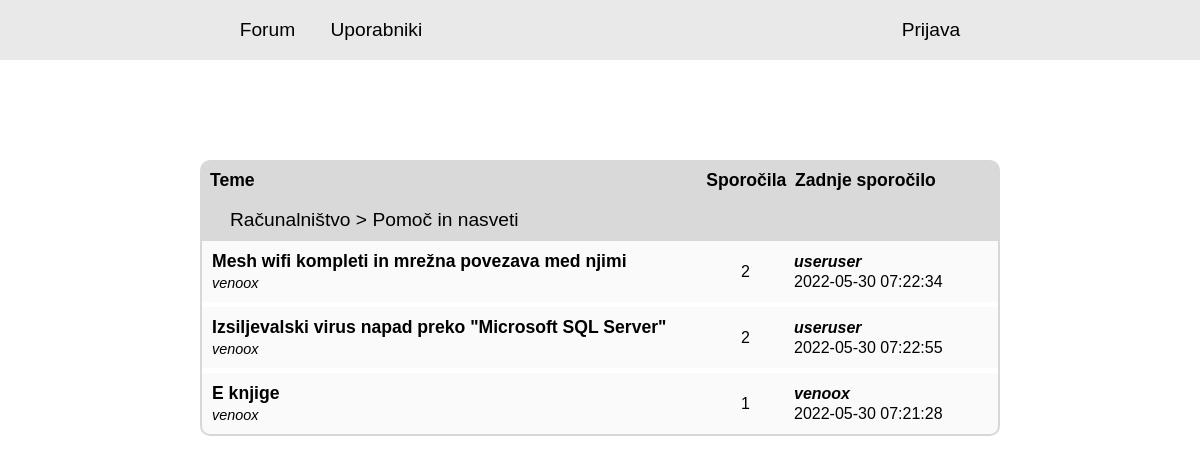
/code/index.php/forum/category?id=5, run on the app's committed database.
### tables this page shows
CREATE TABLE `category` (
  `id` int(11) NOT NULL AUTO_INCREMENT,
  `title` text NOT NULL,
  `description` text DEFAULT NULL,
  `parent_category` int(11) DEFAULT NULL,
  PRIMARY KEY (`id`),
  KEY `parent_category` (`parent_category`),
  CONSTRAINT `category_ibfk_1` FOREIGN KEY (`parent_category`) REFERENCES `category` (`id`)
);

CREATE TABLE `thread` (
  `id` int(11) NOT NULL AUTO_INCREMENT,
  `title` text NOT NULL,
  `description` text DEFAULT NULL,
  `category` int(11) NOT NULL,
  `created_timestamp` timestamp NOT NULL DEFAULT current_timestamp(),
  `original_poster` int(11) NOT NULL,
  `locked` int(11) NOT NULL DEFAULT 0,
  PRIMARY KEY (`id`),
  KEY `category` (`category`),
  KEY `original_poster` (`original_poster`),
  CONSTRAINT `thread_ibfk_1` FOREIGN KEY (`category`) REFERENCES `category` (`id`),
  CONSTRAINT `thread_ibfk_2` FOREIGN KEY (`original_poster`) REFERENCES `user` (`id`)
);

CREATE TABLE `user` (
  `id` int(11) NOT NULL AUTO_INCREMENT,
  `username` varchar(50) NOT NULL,
  `email` varchar(50) NOT NULL,
  `password` varchar(64) NOT NULL,
  `role` int(11) NOT NULL,
  `bio` text DEFAULT NULL,
  `profile_picture` text NOT NULL DEFAULT 'assets/profile_pictures/default.png',
  `country` int(11) NOT NULL,
  `joined_at` timestamp NOT NULL DEFAULT current_timestamp(),
  `last_active` timestamp NOT NULL DEFAULT current_timestamp(),
  PRIMARY KEY (`id`),
  UNIQUE KEY `username` (`username`),
  UNIQUE KEY `email` (`email`),
  KEY `role` (`role`),
  KEY `country` (`country`),
  CONSTRAINT `user_ibfk_2` FOREIGN KEY (`role`) REFERENCES `role` (`id`),
  CONSTRAINT `user_ibfk_3` FOREIGN KEY (`country`) REFERENCES `country` (`id`)
);

CREATE TABLE `post` (
  `id` int(11) NOT NULL AUTO_INCREMENT,
  `thread` int(11) NOT NULL,
  `user` int(11) NOT NULL,
  `content` text NOT NULL,
  `created_timestamp` timestamp NOT NULL DEFAULT current_timestamp(),
  `modified_timestamp` timestamp NOT NULL DEFAULT '0000-00-00 00:00:00' ON UPDATE current_timestamp(),
  PRIMARY KEY (`id`),
  KEY `thread` (`thread`),
  KEY `user` (`user`),
  CONSTRAINT `post_ibfk_1` FOREIGN KEY (`thread`) REFERENCES `thread` (`id`),
  CONSTRAINT `post_ibfk_2` FOREIGN KEY (`user`) REFERENCES `user` (`id`)
);

### code/controller/ForumController.php (called while the page is built, shortened)
<?php
require_once("model/ThreadDB.php");
class ForumController {
    public static function category($id = null) {
        $id = isset($_GET["id"]) ? intval($_GET["id"]) : $id;
        $subcategory = CategoryDB::get($id);
        $category = CategoryDB::get($subcategory["parent_category"]);
        $threads = ThreadDB::getWhere(["category" => $id]);
        foreach ($threads as $key => $thread) {
            $threads[$key]["author"] = UserDB::get($thread["original_poster"]);
            $threads[$key]["postCount"] = ThreadDB::postCount($thread["id"]);
            $threads[$key]["lastPost"] = ThreadDB::lastPost($thread["id"]);
        }
        $vars = [
            "category" => $category,
            "subcategory" => $subcategory,
            "threads" => $threads
        ];
        ViewHelper::render("view/forum-category.php", $vars);
    }
}

### code/model/CRUD.php (called while the page is built, shortened)
<?php
abstract class CRUD {
    public static $table_name = "";
    public static $table_columns = [];
    public static function get($id) {
        $db = DBInit::getInstance();
        $table_name = static::$table_name;
        $statement = $db->prepare("SELECT * FROM $table_name WHERE id = :id");
        $statement->bindParam(":id", $id, PDO::PARAM_INT);
        $statement->execute();
        $item = $statement->fetch(PDO::FETCH_ASSOC);
        if ($item != null) {
            return $item;
        } else {
            throw new InvalidArgumentException("No record with id $id");
        }
    }
    public static function getWhere($values) {
        $db = DBInit::getInstance();
        $table_name = static::$table_name;
        $table_columns = static::$table_columns;
        $params = "";
        foreach ($values as $column => $_) {
            $params .= "$column = :$column, ";
        }
        $params = rtrim($params, ", ");
        $statement = $db->prepare("SELECT * FROM $table_name WHERE $params");
        foreach ($values as $column => $value) {
            $statement->bindParam(":$column", $value, $table_columns[$column]);
        }
        $statement->execute();
        $items = $statement->fetchAll(PDO::FETCH_ASSOC);
        if ($items != null) {
            return $items;
        } else {
            return [];
        }
    }
}

### code/model/ThreadDB.php (called while the page is built, shortened)
<?php
require_once "model/CRUD.php";
class ThreadDB extends CRUD {
    public static function postCount($id) {
        $db = DBInit::getInstance();
        $query = "SELECT COUNT(*) FROM post WHERE thread = :id";
        $statement = $db->prepare($query);
        $statement->bindValue(":id", $id);
        $statement->execute();
        return $statement->fetchColumn();
    }
    public static function lastPost($id) {
        $db = DBInit::getInstance();
        $query = "SELECT * FROM post, user WHERE user.id = post.user AND thread = :id ORDER BY created_timestamp DESC LIMIT 1";
        $statement = $db->prepare($query);
        $statement->bindValue(":id", $id);
        $statement->execute();
        return $statement->fetch(PDO::FETCH_ASSOC);
    }
}

### code/view/forum-category.php (the view, shortened to what this page needs)
<?php
include "html-header.php";
include "menu.php";
?>
<body>
    <main>
        <div class="main-header">
            <div class="category-title-column">Teme</div>
            <div class="category-posts-column">Sporočila</div>
            <div class="category-last-message-column">Zadnje sporočilo</div>
        </div>
        <div class="section-box">
            <div class="section-title">
                <?= $category["title"] ?> > <?= $subcategory["title"] ?>
            </div>
            <div class="section-content">
                 <?php foreach($threads as $thread): ?>
                <div class="thread">
                    <div class="thread-title-column">
                        <div class="thread-title">
                            <a href="<?= BASE_URL . "forum/thread?id=" . $thread["id"] ?>">
                                <?= $thread["title"] ?>
                            </a>
                        </div>
                        <div class="thread-author">
                            <span>
                               <?= $thread["author"]["username"] ?>
                            </span>
                        </div>
                    </div>
                    <div class="thread-posts-column">
                        <?= $thread["postCount"] ?>
                    </div>
                    <div class="thread-last-message-column">
                        <?php if ($thread["lastPost"] != null): ?>
                        <a class="post-author" href="<?= BASE_URL . "user?id=" . $thread["lastPost"]["user"] ?>">
                            <?= $thread["lastPost"]["username"] ?>
                        </a>
                        <div class="last-post-timestamp">
                            <?= $thread["lastPost"]["created_timestamp"] ?>
                        </div>
                        <?php endif; ?>
                    </div>
                </div>
                <?php endforeach; ?>
            </div>
        </div>
    </main>
</body>

### code/assets/style.css (style rules this page uses)
* { margin: 0; padding: 0; font-family: Poppins, sans-serif; }
a { text-decoration: none; color: black; }
main { padding: 50px 25px; }
.main-header { display: none; border-radius: 10px 10px 0 0; }
.section-title { background-color: var(--main-gray); padding: 8px 10px; font-size: 1.2rem; }
.section-content { border: 2px solid var(--border-gray); border-radius: 0 0 10px 10px; }
.category-title-column { display: flex; flex-direction: column; }
.category-posts-column { display: none; }
.category-last-message-column { display: none; }
@media screen and (min-width: 1200px) { .main-header { display: flex; padding: 10px; } }
@media screen and (min-width: 1200px) { .main-header > div { font-size: 1.1rem; font-weight: 600; } }
@media screen and (min-width: 1200px) { .section-title { padding-left: 30px; } }
@media screen and (min-width: 1200px) { .category-title-column { flex: 5; } }
@media screen and (min-width: 1200px) { .category-posts-column { display: flex; flex: 1; justify-content: center; } }
@media screen and (min-width: 1200px) { .category-last-message-column { display: flex; flex: 2; flex-direction: column; } }
@media screen and (min-width: 1200px) { main { padding: 100px 200px; } }
@media screen and (min-width: 1200px) { .main-header { display: flex; align-items: center; background-color: var(--main-gray); } }
.thread { padding: 10px; background-color: var(--background-gray); margin-bottom: 5px; display: flex; align-items: center; }
.thread:last-child { margin-bottom: 0; }
.thread-title-column { display: flex; flex-direction: column; }
.thread-title { margin-bottom: 2px; }
.thread-title > a { font-size: 1.1rem; font-weight: 600; }
.thread-author > span { font-size: 0.9rem; font-style: italic; }
.thread-posts-column { display: none; }
.thread-last-message-column { display: none; }
@media screen and (min-width: 1200px) { .thread-title-column { flex: 5; } }
@media screen and (min-width: 1200px) { .thread-posts-column { display: flex; flex: 1; justify-content: center; } }
@media screen and (min-width: 1200px) { .thread-last-message-column { display: flex; flex: 2; flex-direction: column; } }
@media screen and (min-width: 1200px) { .thread-last-message-column > .post-author { font-style: italic; margin-bottom: 2px; } }
.post-author { font-weight: 600; margin-bottom: 5px; }

### data on the page
category: title "Računalništvo"
category: title "Pomoč in nasveti"
thread: title "Mesh wifi kompleti in mrežna povezava med njimi", original_poster.username "venoox", postCount "2"
user: username "useruser"
post: created_timestamp "2022-05-30 07:22:34"
thread: title "Izsiljevalski virus napad preko \"Microsoft SQL Server\"", original_poster.username "venoox", postCount "2"
post: created_timestamp "2022-05-30 07:22:55"
thread: title "E knjige", original_poster.username "venoox", postCount "1"
post: created_timestamp "2022-05-30 07:21:28"

### other printed values
$link["name"] "Forum"
$link["name"] "Uporabniki"
$link["name"] "Prijava"
